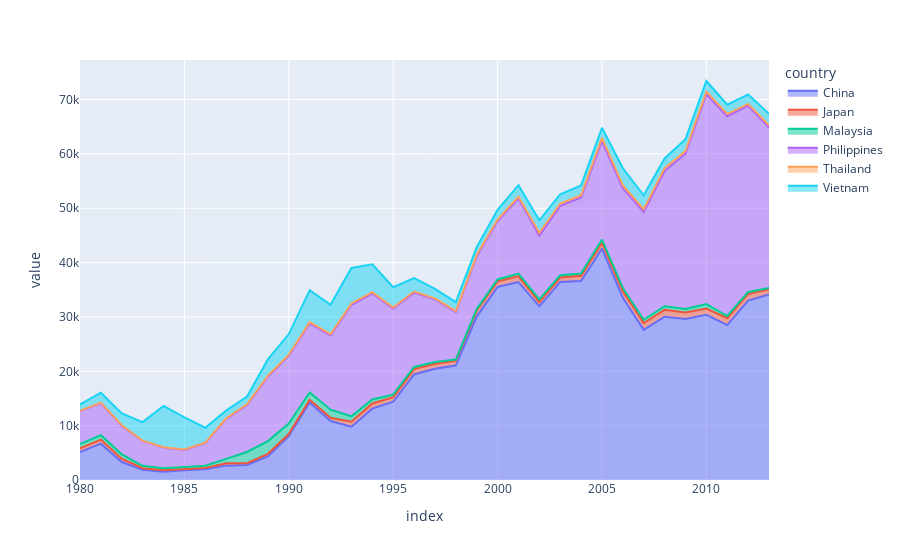

The notebook cell saved with this chart:
### Code cell
px.area(countrydf,x=countrydf.index,y=countrydf.columns)

### Figure 1 — Plotly figure (JSON) as saved in the notebook; plotly's stock layout.template omitted (floating-point values rounded to 4 significant figures)
{"data": [{"fillpattern": {"shape": ""}, "hovertemplate": "country=China<br>index=%{x}<br>value=%{y}<extra></extra>", "legendgroup": "China", "line": {"color": "#636efa"}, "marker": {"symbol": "circle"}, "mode": "lines", "name": "China", "orientation": "v", "showlegend": true, "stackgroup": "1", "type": "scatter", "x": [1980, 1981, 1982, 1983, 1984, 1985, 1986, 1987, 1988, 1989, 1990, 1991, 1992, 1993, 1994, 1995, 1996, 1997, 1998, 1999, 2000, 2001, 2002, 2003, 2004, 2005, 2006, 2007, 2008, 2009, 2010, 2011, 2012, 2013], "xaxis": "x", "y": [5123, 6682, 3308, 1863, 1527, 1816, 1960, 2643, 2758, 4323, 8076, 14255, 10846, 9817, 13128, 14398, 19415, 20475, 21049, 30069, 35529, 36434, 31961, 36439, 36619, 42584, 33518, 27642, 30037, 29622, 30391, 28502, 33024, 34129], "yaxis": "y"}, {"fillpattern": {"shape": ""}, "hovertemplate": "country=Japan<br>index=%{x}<br>value=%{y}<extra></extra>", "legendgroup": "Japan", "line": {"color": "#EF553B"}, "marker": {"symbol": "circle"}, "mode": "lines", "name": "Japan", "orientation": "v", "showlegend": true, "stackgroup": "1", "type": "scatter", "x": [1980, 1981, 1982, 1983, 1984, 1985, 1986, 1987, 1988, 1989, 1990, 1991, 1992, 1993, 1994, 1995, 1996, 1997, 1998, 1999, 2000, 2001, 2002, 2003, 2004, 2005, 2006, 2007, 2008, 2009, 2010, 2011, 2012, 2013], "xaxis": "x", "y": [701, 756, 598, 309, 246, 198, 248, 422, 324, 494, 379, 506, 605, 907, 956, 826, 994, 924, 897, 1083, 1010, 1092, 806, 817, 973, 1067, 1212, 1250, 1284, 1194, 1168, 1265, 1214, 982], "yaxis": "y"}, {"fillpattern": {"shape": ""}, "hovertemplate": "country=Malaysia<br>index=%{x}<br>value=%{y}<extra></extra>", "legendgroup": "Malaysia", "line": {"color": "#00cc96"}, "marker": {"symbol": "circle"}, "mode": "lines", "name": "Malaysia", "orientation": "v", "showlegend": true, "stackgroup": "1", "type": "scatter", "x": [1980, 1981, 1982, 1983, 1984, 1985, 1986, 1987, 1988, 1989, 1990, 1991, 1992, 1993, 1994, 1995, 1996, 1997, 1998, 1999, 2000, 2001, 2002, 2003, 2004, 2005, 2006, 2007, 2008, 2009, 2010, 2011, 2012, 2013], "xaxis": "x", "y": [786, 816, 813, 448, 384, 374, 425, 817, 2072, 2346, 1917, 1338, 1486, 1000, 727, 490, 382, 319, 214, 299, 360, 460, 480, 419, 401, 593, 580, 600, 658, 640, 802, 409, 358, 204], "yaxis": "y"}, {"fillpattern": {"shape": ""}, "hovertemplate": "country=Philippines<br>index=%{x}<br>value=%{y}<extra></extra>", "legendgroup": "Philippines", "line": {"color": "#ab63fa"}, "marker": {"symbol": "circle"}, "mode": "lines", "name": "Philippines", "orientation": "v", "showlegend": true, "stackgroup": "1", "type": "scatter", "x": [1980, 1981, 1982, 1983, 1984, 1985, 1986, 1987, 1988, 1989, 1990, 1991, 1992, 1993, 1994, 1995, 1996, 1997, 1998, 1999, 2000, 2001, 2002, 2003, 2004, 2005, 2006, 2007, 2008, 2009, 2010, 2011, 2012, 2013], "xaxis": "x", "y": [6051, 5921, 5249, 4562, 3801, 3150, 4166, 7360, 8639, 11865, 12509, 12718, 13670, 20479, 19532, 15864, 13692, 11549, 8735, 9734, 10763, 13836, 11707, 12758, 14004, 18139, 18400, 19837, 24887, 28573, 38617, 36765, 34315, 29544], "yaxis": "y"}, {"fillpattern": {"shape": ""}, "hovertemplate": "country=Thailand<br>index=%{x}<br>value=%{y}<extra></extra>", "legendgroup": "Thailand", "line": {"color": "#FFA15A"}, "marker": {"symbol": "circle"}, "mode": "lines", "name": "Thailand", "orientation": "v", "showlegend": true, "stackgroup": "1", "type": "scatter", "x": [1980, 1981, 1982, 1983, 1984, 1985, 1986, 1987, 1988, 1989, 1990, 1991, 1992, 1993, 1994, 1995, 1996, 1997, 1998, 1999, 2000, 2001, 2002, 2003, 2004, 2005, 2006, 2007, 2008, 2009, 2010, 2011, 2012, 2013], "xaxis": "x", "y": [56, 53, 113, 65, 82, 66, 78, 117, 147, 177, 171, 219, 219, 279, 237, 172, 195, 152, 201, 246, 258, 309, 547, 439, 392, 575, 500, 487, 519, 512, 499, 396, 296, 400], "yaxis": "y"}, {"fillpattern": {"shape": ""}, "hovertemplate": "country=Vietnam<br>index=%{x}<br>value=%{y}<extra></extra>", "legendgroup": "Vietnam", "line": {"color": "#19d3f3"}, "marker": {"symbol": "circle"}, "mode": "lines", "name": "Vietnam", "orientation": "v", "showlegend": true, "stackgroup": "1", "type": "scatter", "x": [1980, 1981, 1982, 1983, 1984, 1985, 1986, 1987, 1988, 1989, 1990, 1991, 1992, 1993, 1994, 1995, 1996, 1997, 1998, 1999, 2000, 2001, 2002, 2003, 2004, 2005, 2006, 2007, 2008, 2009, 2010, 2011, 2012, 2013], "xaxis": "x", "y": [1191, 1829, 2162, 3404, 7583, 5907, 2741, 1406, 1411, 3004, 3801, 5870, 5416, 6547, 5105, 3723, 2462, 1752, 1631, 1419, 1803, 2117, 2291, 1713, 1816, 1852, 3153, 2574, 1784, 2171, 1942, 1723, 1731, 2112], "yaxis": "y"}], "layout": {"legend": {"title": {"text": "country"}, "tracegroupgap": 0}, "margin": {"t": 60}, "xaxis": {"anchor": "y", "domain": [0, 1], "title": {"text": "index"}}, "yaxis": {"anchor": "x", "domain": [0, 1], "title": {"text": "value"}}}}
